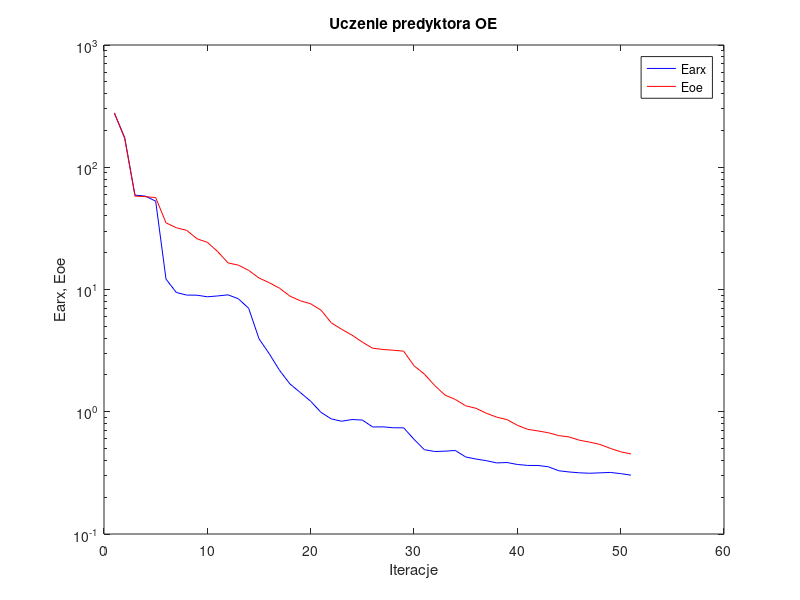
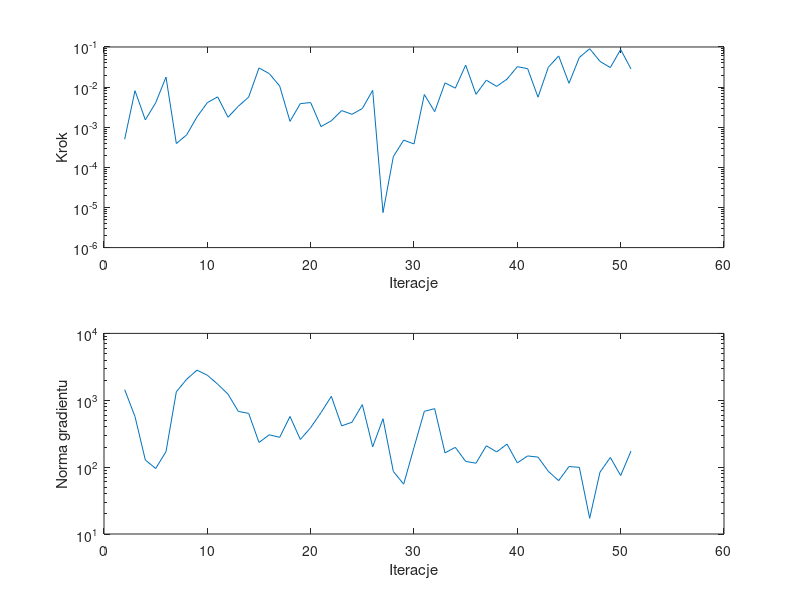

Source code (MATLAB) for these figures, in order:
%uczenie predyktora oe
clear all;
n=0; farx(n+1)=2.782101e+002; foe(n+1)=2.774231e+002; wspucz(n+1)=0.000000e+000; ng(n+1)=0.000000e+000;
%odnowa zmiennej metryki
n=1; farx(n+1)=1.749481e+002; foe(n+1)=1.723937e+002; krok(n+1)=5.014459e-004; ng(n+1)=1.441324e+003;
n=2; farx(n+1)=5.915180e+001; foe(n+1)=5.805522e+001; krok(n+1)=8.130648e-003; ng(n+1)=5.698784e+002;
n=3; farx(n+1)=5.807705e+001; foe(n+1)=5.745005e+001; krok(n+1)=1.524981e-003; ng(n+1)=1.278294e+002;
n=4; farx(n+1)=5.281198e+001; foe(n+1)=5.651430e+001; krok(n+1)=4.055547e-003; ng(n+1)=9.543274e+001;
n=5; farx(n+1)=1.217127e+001; foe(n+1)=3.510482e+001; krok(n+1)=1.776017e-002; ng(n+1)=1.704344e+002;
n=6; farx(n+1)=9.458719e+000; foe(n+1)=3.198668e+001; krok(n+1)=3.920873e-004; ng(n+1)=1.339506e+003;
n=7; farx(n+1)=9.001022e+000; foe(n+1)=3.049353e+001; krok(n+1)=6.453470e-004; ng(n+1)=2.061959e+003;
n=8; farx(n+1)=8.984528e+000; foe(n+1)=2.601037e+001; krok(n+1)=1.812955e-003; ng(n+1)=2.821146e+003;
n=9; farx(n+1)=8.717038e+000; foe(n+1)=2.431412e+001; krok(n+1)=4.096666e-003; ng(n+1)=2.368637e+003;
n=10; farx(n+1)=8.858027e+000; foe(n+1)=2.043068e+001; krok(n+1)=5.711090e-003; ng(n+1)=1.743348e+003;
n=11; farx(n+1)=9.044212e+000; foe(n+1)=1.650890e+001; krok(n+1)=1.772228e-003; ng(n+1)=1.233043e+003;
n=12; farx(n+1)=8.400672e+000; foe(n+1)=1.582322e+001; krok(n+1)=3.334617e-003; ng(n+1)=6.813342e+002;
n=13; farx(n+1)=7.021777e+000; foe(n+1)=1.434450e+001; krok(n+1)=5.631405e-003; ng(n+1)=6.365201e+002;
n=14; farx(n+1)=3.955205e+000; foe(n+1)=1.242223e+001; krok(n+1)=3.006802e-002; ng(n+1)=2.338306e+002;
n=15; farx(n+1)=2.975890e+000; foe(n+1)=1.135884e+001; krok(n+1)=2.160874e-002; ng(n+1)=3.048152e+002;
n=16; farx(n+1)=2.173242e+000; foe(n+1)=1.022952e+001; krok(n+1)=1.063635e-002; ng(n+1)=2.786515e+002;
n=17; farx(n+1)=1.686367e+000; foe(n+1)=8.823703e+000; krok(n+1)=1.402081e-003; ng(n+1)=5.720407e+002;
n=18; farx(n+1)=1.436119e+000; foe(n+1)=8.085765e+000; krok(n+1)=3.880673e-003; ng(n+1)=2.588503e+002;
n=19; farx(n+1)=1.218938e+000; foe(n+1)=7.643015e+000; krok(n+1)=4.118564e-003; ng(n+1)=3.899278e+002;
n=20; farx(n+1)=9.882918e-001; foe(n+1)=6.778037e+000; krok(n+1)=1.037622e-003; ng(n+1)=6.539750e+002;
n=21; farx(n+1)=8.734850e-001; foe(n+1)=5.334253e+000; krok(n+1)=1.448033e-003; ng(n+1)=1.144025e+003;
n=22; farx(n+1)=8.363600e-001; foe(n+1)=4.727659e+000; krok(n+1)=2.598953e-003; ng(n+1)=4.137340e+002;
n=23; farx(n+1)=8.635112e-001; foe(n+1)=4.234557e+000; krok(n+1)=2.100547e-003; ng(n+1)=4.698055e+002;
n=24; farx(n+1)=8.556599e-001; foe(n+1)=3.711641e+000; krok(n+1)=2.924832e-003; ng(n+1)=8.606199e+002;
n=25; farx(n+1)=7.506724e-001; foe(n+1)=3.306871e+000; krok(n+1)=8.300976e-003; ng(n+1)=2.008506e+002;
%odnowa zmiennej metryki
n=26; farx(n+1)=7.526347e-001; foe(n+1)=3.233371e+000; krok(n+1)=7.471755e-006; ng(n+1)=5.297628e+002;
n=27; farx(n+1)=7.395185e-001; foe(n+1)=3.184765e+000; krok(n+1)=1.848603e-004; ng(n+1)=8.620093e+001;
n=28; farx(n+1)=7.388054e-001; foe(n+1)=3.129883e+000; krok(n+1)=4.766449e-004; ng(n+1)=5.565458e+001;
n=29; farx(n+1)=5.951165e-001; foe(n+1)=2.378967e+000; krok(n+1)=3.831728e-004; ng(n+1)=1.966427e+002;
n=30; farx(n+1)=4.895393e-001; foe(n+1)=2.033607e+000; krok(n+1)=6.544675e-003; ng(n+1)=6.833754e+002;
n=31; farx(n+1)=4.730050e-001; foe(n+1)=1.641028e+000; krok(n+1)=2.442482e-003; ng(n+1)=7.492682e+002;
n=32; farx(n+1)=4.759684e-001; foe(n+1)=1.368823e+000; krok(n+1)=1.274938e-002; ng(n+1)=1.633947e+002;
n=33; farx(n+1)=4.820939e-001; foe(n+1)=1.260131e+000; krok(n+1)=9.417142e-003; ng(n+1)=1.975555e+002;
n=34; farx(n+1)=4.267104e-001; foe(n+1)=1.119106e+000; krok(n+1)=3.535818e-002; ng(n+1)=1.216782e+002;
n=35; farx(n+1)=4.105131e-001; foe(n+1)=1.067210e+000; krok(n+1)=6.607631e-003; ng(n+1)=1.145603e+002;
n=36; farx(n+1)=3.980806e-001; foe(n+1)=9.720291e-001; krok(n+1)=1.486332e-002; ng(n+1)=2.087355e+002;
n=37; farx(n+1)=3.815544e-001; foe(n+1)=9.038012e-001; krok(n+1)=1.042882e-002; ng(n+1)=1.688037e+002;
n=38; farx(n+1)=3.843567e-001; foe(n+1)=8.625472e-001; krok(n+1)=1.576669e-002; ng(n+1)=2.211026e+002;
n=39; farx(n+1)=3.705359e-001; foe(n+1)=7.752650e-001; krok(n+1)=3.230408e-002; ng(n+1)=1.158151e+002;
n=40; farx(n+1)=3.638943e-001; foe(n+1)=7.181955e-001; krok(n+1)=2.876670e-002; ng(n+1)=1.470314e+002;
n=41; farx(n+1)=3.634222e-001; foe(n+1)=6.967254e-001; krok(n+1)=5.608324e-003; ng(n+1)=1.411833e+002;
n=42; farx(n+1)=3.548791e-001; foe(n+1)=6.734833e-001; krok(n+1)=3.122169e-002; ng(n+1)=8.652533e+001;
n=43; farx(n+1)=3.291923e-001; foe(n+1)=6.383008e-001; krok(n+1)=5.983917e-002; ng(n+1)=6.278395e+001;
n=44; farx(n+1)=3.217977e-001; foe(n+1)=6.224455e-001; krok(n+1)=1.244697e-002; ng(n+1)=1.020328e+002;
n=45; farx(n+1)=3.166597e-001; foe(n+1)=5.853223e-001; krok(n+1)=5.483245e-002; ng(n+1)=9.925603e+001;
n=46; farx(n+1)=3.140993e-001; foe(n+1)=5.642990e-001; krok(n+1)=9.048247e-002; ng(n+1)=1.719623e+001;
n=47; farx(n+1)=3.164527e-001; foe(n+1)=5.401040e-001; krok(n+1)=4.382471e-002; ng(n+1)=8.416842e+001;
n=48; farx(n+1)=3.189278e-001; foe(n+1)=5.015920e-001; krok(n+1)=3.064379e-002; ng(n+1)=1.394265e+002;
n=49; farx(n+1)=3.117953e-001; foe(n+1)=4.702002e-001; krok(n+1)=8.662598e-002; ng(n+1)=7.484424e+001;
n=50; farx(n+1)=3.028842e-001; foe(n+1)=4.519729e-001; krok(n+1)=2.835564e-002; ng(n+1)=1.739850e+002;

figure; semilogy(farx,'b'); hold on; semilogy(foe,'r'); xlabel('Iteracje'); ylabel('Earx, Eoe'); legend('Earx','Eoe'); title('Uczenie predyktora OE');
figure; subplot(2,1,1); semilogy(krok); xlabel('Iteracje'); ylabel('Krok');
subplot(2,1,2); semilogy(ng); xlabel('Iteracje'); ylabel('Norma gradientu');
Earx=farx(n+1)
Eoe=foe(n+1)
